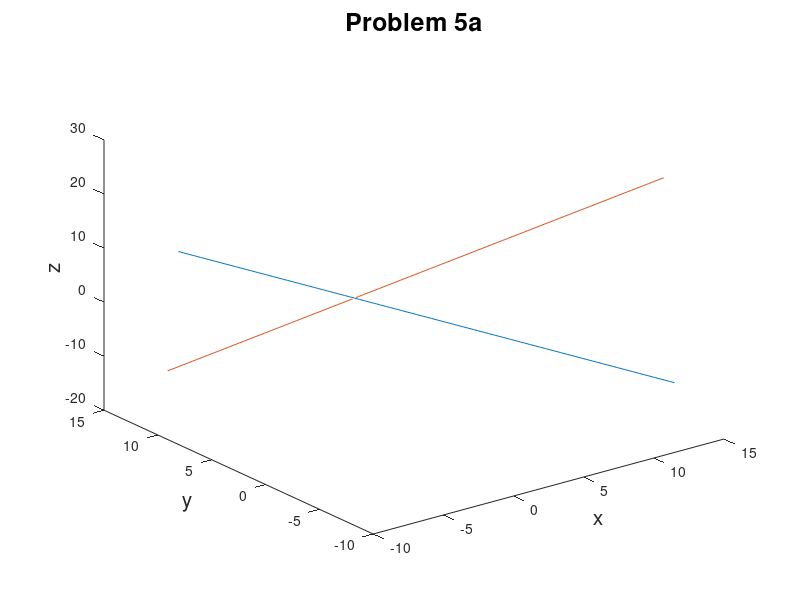
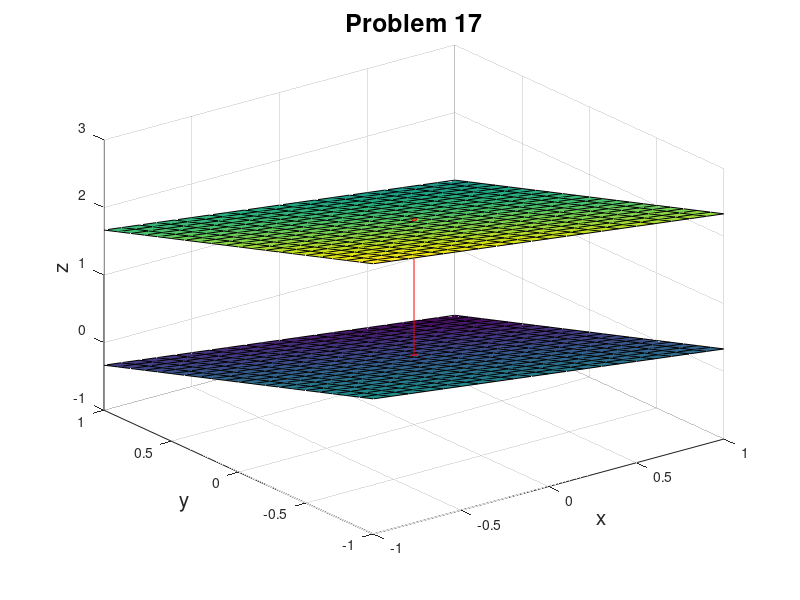

Write MATLAB code to recreate these figures, in order.
% ----------------------------------------------------
% Problem 6 - Compute area of parallelpiped
% ----------------------------------------------------
u = [1,2,-1];
v = [2,1,3];
w = [1,-1,2];
area = norm(cross(u,v))*norm(w);
sprintf('Area of Parallelpiped is %f',area)

% ----------------------------------------------------
% Problem 11 - Plot lines L and M
% ----------------------------------------------------
t = -10:.1:10;
s = -10:.1:10;
L = [3-t;2+t;t];
M = [3+s;3-s;2*s+7];
figure;
plot3(L(1,:),L(2,:),L(3,:)); hold on;
plot3(M(1,:),M(2,:),M(3,:));
title('Problem 5a','Fontsize',18);xlabel('x','Fontsize',15);
ylabel('y','Fontsize',15);zlabel('z','Fontsize',15);

% ----------------------------------------------------
% Problem 17 - Distance between 2 parallel planes
% ----------------------------------------------------
[x,y] = meshgrid(-1:.1:1);
z1 = (1/3)*(6 - 2*y-x);
z2 = (1/3)*(0 - 2*y-x);
figure;
surf(x,y,z1); hold on;
surf(x,y,z2);
title('Problem 17','Fontsize',18);xlabel('x','Fontsize',15);
ylabel('y','Fontsize',15);zlabel('z','Fontsize',15);

% Plot normal vector of plane pointing
% down, since (0,0,0) is below plane
n  = -[1,2,3];
p  = [0,0,2]; % point right under origin
pn = [0,0,0];
plot3([p(1) pn(1)], [p(2) pn(2)], [p(3) pn(3)],'*-r');  



